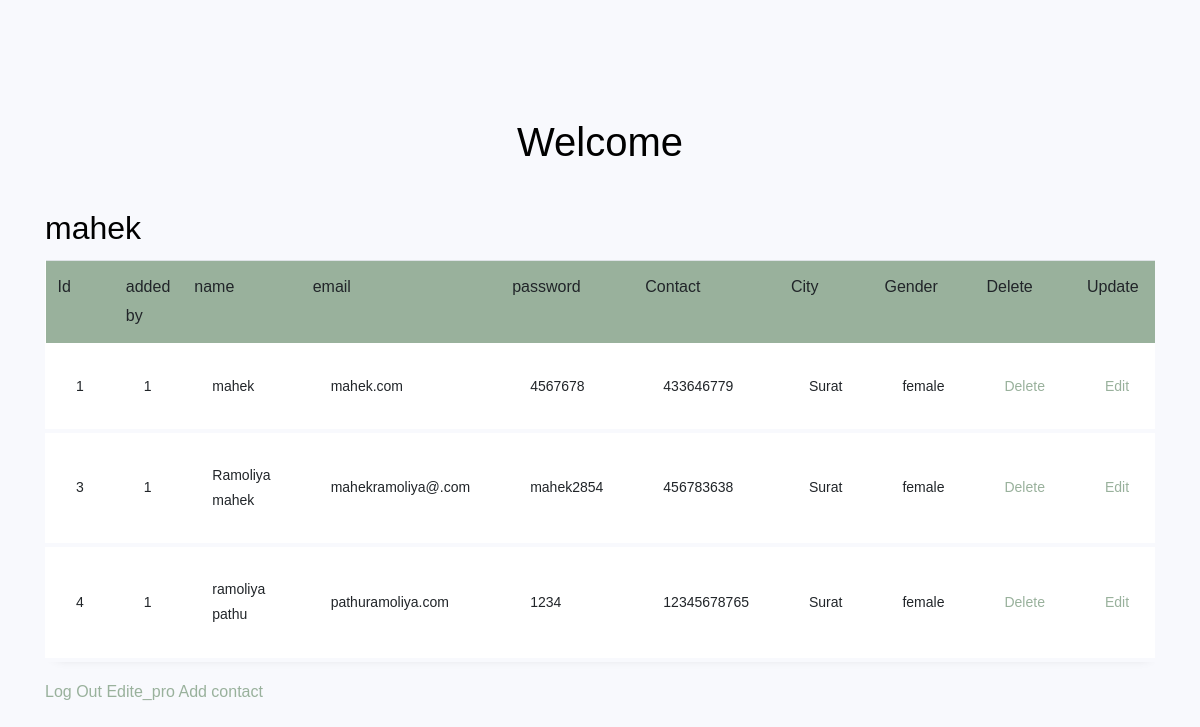
/deshbord/ (signed in), run on the app's committed database.
### contact_add/models.py (models this page shows)
class user(models.Model):
    name = models.CharField(max_length=100)
    email = models.CharField(max_length=100)
    password = models.CharField(max_length=100)

class add_user(models.Model):
    add_by = models.CharField(max_length=100)
    name = models.CharField(max_length=100)
    email = models.CharField(max_length=100)
    password = models.CharField(max_length=100)
    Contact = models.CharField(max_length=100)
    City = models.CharField(max_length=100)
    Gender = models.CharField(max_length=100)

### contact_add/views.py (the view)
# urls.py: path('deshbord/', deshbord),
def deshbord(request):
    if 'user_id' not in request.session:
        return redirect('/')
    id = request.session['user_id']
    obj = user.objects.filter(id=id)
    obj2 = add_user.objects.filter(add_by=id)
    row = obj.get()
    return render(request, 'deshbord.html', {'user': row.name, 'obj': obj2, 'id': id})

### contact_add/templates/deshbord.html (shortened to what this page needs)
{% load static %}
<!DOCTYPE html>
<html lang="en">
  <head>
    <link
      rel="stylesheet"
      href="https://stackpath.bootstrapcdn.com/font-awesome/4.7.0/css/font-awesome.min.css"
    />
    <link rel="stylesheet" href="../../static/css/style.css" />
  </head>
  <body>
    <section class="ftco-section">
      <div class="container">
        <div class="row justify-content-center">
          <div class="col-md-6 text-center mb-4">
            <h1>Welcome</h1>
          </div>
        </div>
        <div class="row">
          <div class="col-md-12">
            <h2>{{user}}</h2>
            <div class="table-wrap">
              <table class="table">
                <thead class="thead-primary">
                  <tr>
                    <td>Id</td>
                    <td>added by</td>
                    <td>name</td>
                    <td>email</td>
                    <td>password</td>
                    <td>Contact</td>
                    <td>City</td>
                    <td>Gender</td>
                    <td>Delete</td>
                    <td>Update</td>
                  </tr>
                </thead>
                <tbody>
                  {% for row in obj %}
                  <tr class="alert" role="alert">
                    <td>{{row.id}}</td>
                    <td>{{row.add_by}}</td>
                    <td>{{row.name}}</td>
                    <td>{{row.email}}</td>
                    <td>{{row.password}}</td>
                    <td>{{row.Contact}}</td>
                    <td>{{row.City}}</td>
                    <td>{{row.Gender}}</td>
                    <td><a href="/delete-data/{{row.id}}">Delete</a></td>
                    <td><a href="/edit-data/{{row.id}}">Edit</a></td>
                  </tr>
                  {% endfor %}
                </tbody>
              </table>
              <a href="/logout">Log Out</a>
              <a href="/edit-pro/{{id}}">Edite_pro</a>
              <a href="/contact_add">Add contact</a>
            </div>
          </div>
        </div>
      </div>
    </section>
  </body>
</html>

### data on the page
user: name "mahek"
add_user: id "1", add_by "1", name "mahek", email "mahek.com", password "4567678", Contact "433646779", City "Surat", Gender "female"
add_user: id "3", add_by "1", name "Ramoliya mahek", email "mahekramoliya@.com", password "mahek2854", Contact "456783638", City "Surat", Gender "female"
add_user: id "4", add_by "1", name "ramoliya pathu", email "pathuramoliya.com", password "1234", Contact "12345678765", City "Surat", Gender "female"
